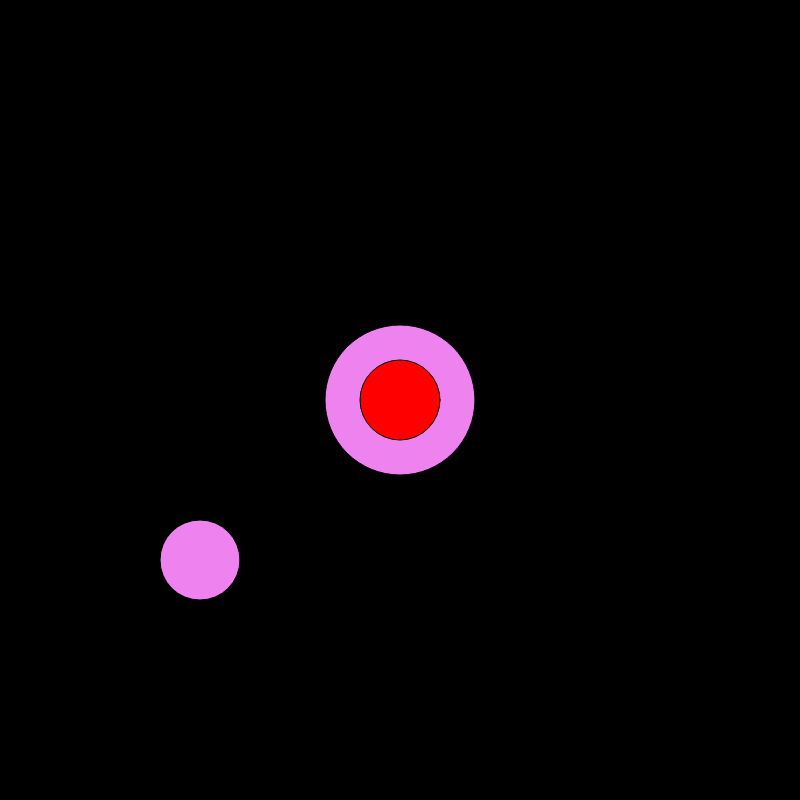
Frame 1 (no input)
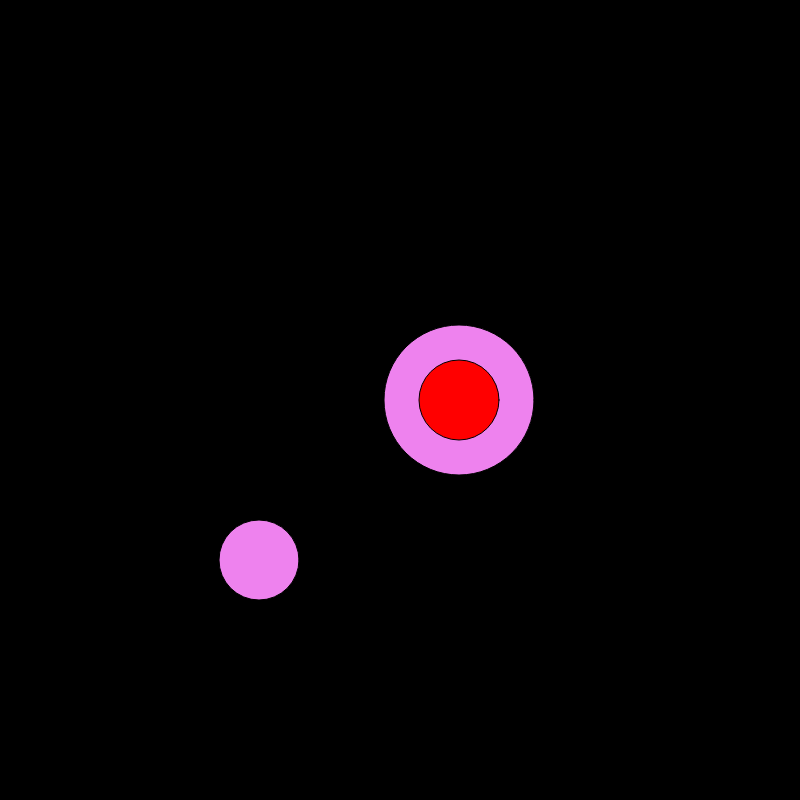
Frame 60 (no input)
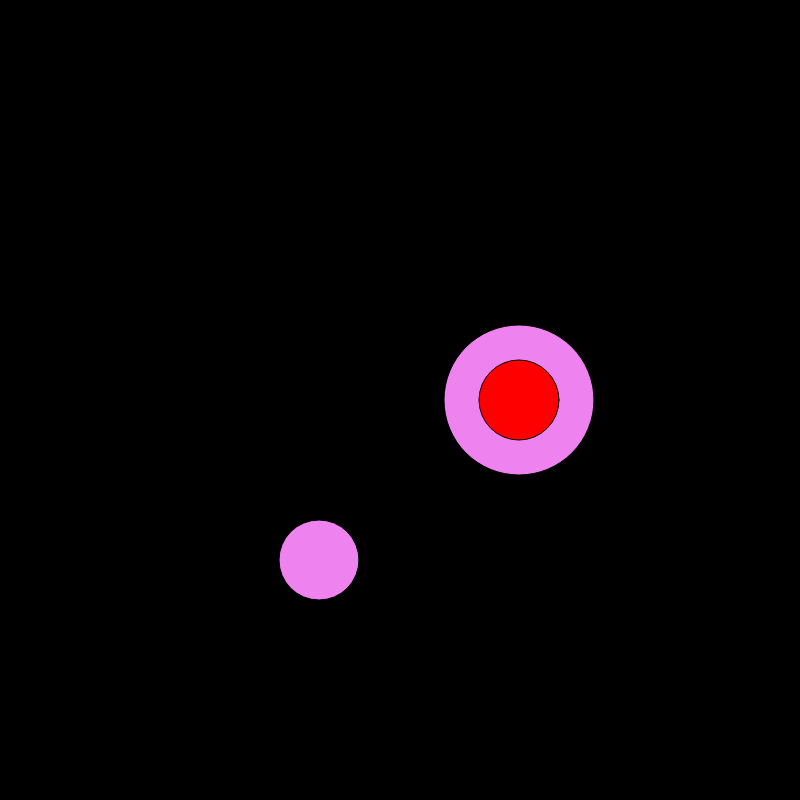
Frame 120 (the mouse pressed at the canvas centre since frame 60)

The p5.js sketch that drew these frames (run headless with seeded random() and noise() and a simulated clock; from frame 60 on, the mouse is pressed at the canvas centre):

// p5.js sketch
// ── sketch.js
let w = 800
let h = 800

//Change this to CLASS object 
let circle1 = {
    x:400,
    y:400,
    r:150,
    clr:"violet"
}

let circle2 = {
    x:400,
    y:400,
    r:80,
    clr:"red"
}

let circle3 = {
    x:200,
    y:560,
    r:80,
    clr:"white"
}

function setup() {
    createCanvas(w, h)
    background("black")
}

function draw() {
    background("black")

    fill(circle1.clr)
    ellipse(circle1.x,circle1. y, circle1.r)
    
    fill(circle2.clr)
    ellipse(circle2.x,circle2. y, circle2.r)

    fill(circle1.clr)
    ellipse(circle3.x,circle3. y, circle3.r)

    circle1.x++
    circle2.x++
    circle3.x++
}
